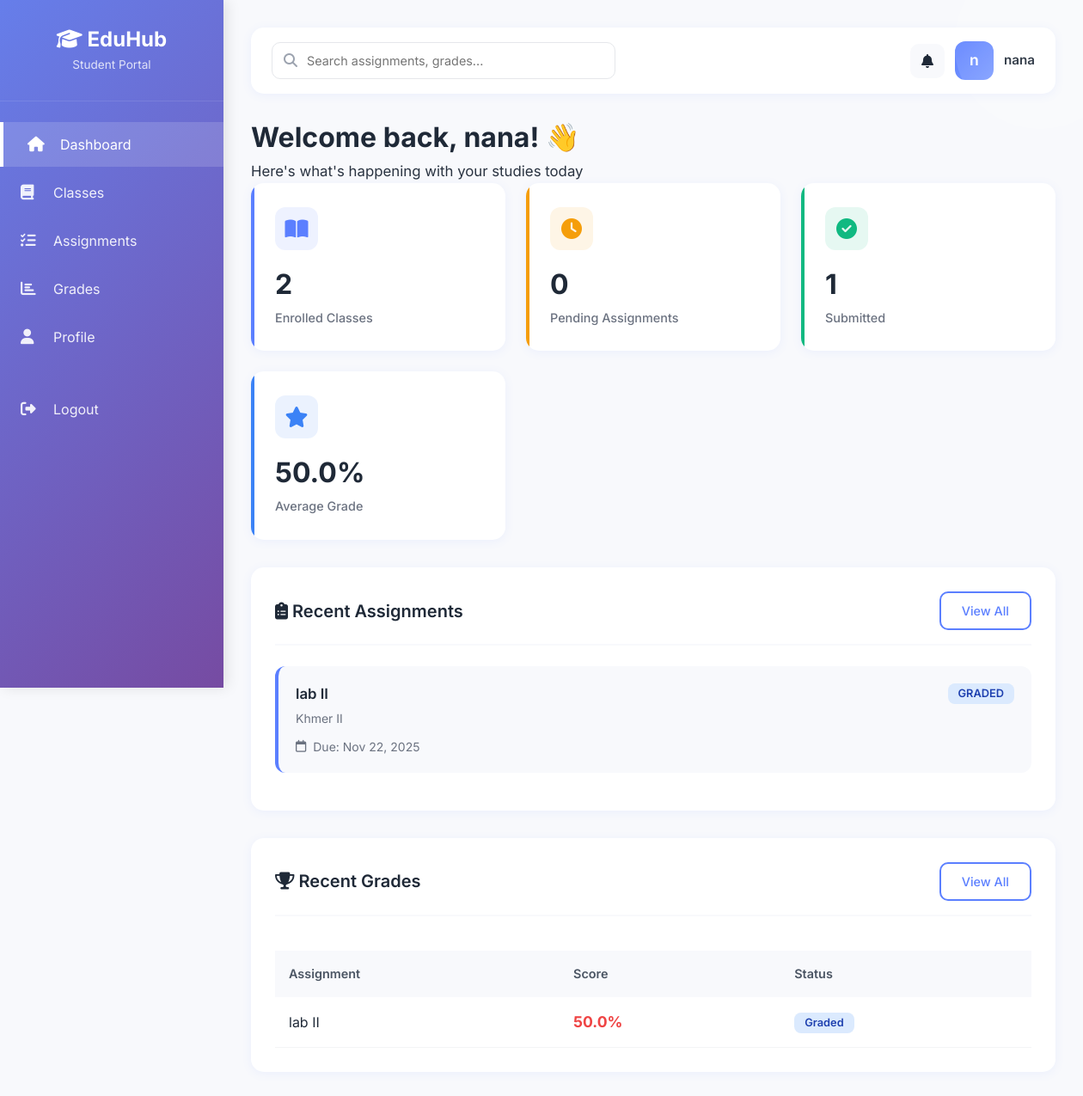
The page /student/dashboard (signed in) on the database its author committed.
### models/user.py (models this page shows, shortened)
class User(UserMixin, db.Model):
    __tablename__ = 'users'
    id = db.Column(db.Integer, primary_key=True)
    username = db.Column(db.String(50), unique=True, nullable=False, index=True)
    email = db.Column(db.String(120), unique=True, nullable=False, index=True)
    password = db.Column(db.String(200), nullable=False)
    role = db.Column(db.String(20), nullable=False,
                     default='student', index=True)  # admin | teacher | student
    status = db.Column(db.String(20), nullable=False, default='active', index=True)
    created_at = db.Column(db.DateTime, nullable=False, default=db.func.current_timestamp())
    last_login = db.Column(db.DateTime, nullable=True)
    student_profile = db.relationship('Student', backref='user', uselist=False, cascade='all, delete-orphan')
    teacher_profile = db.relationship('Teacher', backref='user', uselist=False, cascade='all, delete-orphan')

### models/assignment.py (models this page shows, shortened)
class Assignment(db.Model):
    __tablename__ = 'assignments'
    id = db.Column(db.Integer, primary_key=True)
    title = db.Column(db.String(100), nullable=False)
    description = db.Column(db.Text, nullable=False)
    due_date = db.Column(db.DateTime, nullable=False, default=datetime.utcnow, index=True)
    status = db.Column(db.String(20), default='pending', index=True)
    file_path = db.Column(db.String(200))  # path to uploaded assignment file
    created_at = db.Column(db.DateTime, nullable=False, default=datetime.utcnow)
    class_id = db.Column(db.Integer, db.ForeignKey('classes.id', ondelete='CASCADE'), nullable=False, index=True)
    teacher_id = db.Column(db.Integer, db.ForeignKey('teachers.id', ondelete='SET NULL'), index=True)
    teacher = db.relationship('Teacher', backref='assignments')
    submissions = db.relationship('Submission', backref='assignment', lazy='dynamic', cascade='all, delete-orphan')

### models/class_model.py (models this page shows, shortened)
class Class(db.Model):
    __tablename__ = 'classes'
    id = db.Column(db.Integer, primary_key=True)
    name = db.Column(db.String(100), nullable=False)
    description = db.Column(db.Text)
    class_code = db.Column(db.String(6), unique=True, nullable=False, index=True)
    teacher_id = db.Column(db.Integer, db.ForeignKey('teachers.id', ondelete='SET NULL'), index=True)
    created_at = db.Column(db.DateTime, nullable=False, default=datetime.utcnow)
    teacher = db.relationship('Teacher', backref='classes')
    students = db.relationship('Student', secondary=class_student, backref='classes', lazy='dynamic')
    assignments = db.relationship('Assignment', backref='class_obj', lazy='dynamic', cascade='all, delete-orphan')

### models/submission.py (models this page shows, shortened)
class Submission(db.Model):
    __tablename__ = 'submissions'
    id = db.Column(db.Integer, primary_key=True)
    assignment_id = db.Column(db.Integer, db.ForeignKey('assignments.id', ondelete='CASCADE'), nullable=False, index=True)
    student_id = db.Column(db.Integer, db.ForeignKey('students.id', ondelete='CASCADE'), nullable=False, index=True)
    file_path = db.Column(db.String(200))  # path to submitted file
    comments = db.Column(db.Text)
    grade = db.Column(db.Float)  # Grade out of 100
    feedback = db.Column(db.Text)  # Teacher feedback
    submitted_at = db.Column(db.DateTime, nullable=False, default=datetime.utcnow)
    graded_at = db.Column(db.DateTime)
    student = db.relationship('Student', backref='submissions')

### routes/student.py (the view)
@student_bp.route("/dashboard")
@login_required
def dashboard():
    student = get_student_or_redirect()
    if not student:
        return redirect(url_for('auth_bp.login'))
    enrolled_classes = len(get_student_classes(student))
    pending_assignments = 0
    submitted_assignments = 0
    total_grades = []
    for cls in get_student_classes(student):
        for assignment in cls.assignments.all():
            submission = assignment.submissions.filter_by(
                student_id=student.id).first()
            if submission:
                submitted_assignments += 1
                if submission.grade is not None:
                    total_grades.append(submission.grade)
            else:
                pending_assignments += 1
    average_grade = sum(total_grades) / \
        len(total_grades) if total_grades else 0
    stats = {
        "enrolled_classes": enrolled_classes,
        "pending_assignments": pending_assignments,
        "submitted_assignments": submitted_assignments,
        "average_grade": round(average_grade, 1)
    }
    recent_assignments = []
    all_cls_assignments = []
    for cls in get_student_classes(student):
        for assignment in cls.assignments.all():
            submission = assignment.submissions.filter_by(
                student_id=student.id).first()
            all_cls_assignments.append({
                'assignment': assignment,
                'submission': submission,
                'class_name': cls.name,
                'due_date': assignment.due_date or datetime.utcnow()
            })
    recent_assignments = sorted(
        all_cls_assignments, key=lambda x: x['due_date'], reverse=True)[:5]
    for a in recent_assignments:
        a.pop('due_date', None)
    recent_grades = []
    all_submissions = list(student.submissions) if student.submissions else []
    all_submissions.sort(
        key=lambda s: s.submitted_at if s.submitted_at else datetime.utcnow(), reverse=True)
    for submission in all_submissions[:5]:
        if submission.grade is not None:
            recent_grades.append({
                'assignment_title': submission.assignment.title if submission.assignment else 'Unknown',
                'grade': submission.grade,
                'submitted_at': submission.submitted_at
            })
    return render_template(
        "student/dashboard.html",
        student=student,
        stats=stats,
        assignments=recent_assignments[:5],
        grades=recent_grades,
    )

### routes/student.py (called while the page is built)
def get_student_or_redirect():
    student = Student.query.filter_by(user_id=current_user.id).first()
    if not student:
        flash("Student profile not found. Please contact administrator.", "danger")
        return None
    return student

def get_student_classes(student):
    try:
        if hasattr(student.classes, 'all'):
            return student.classes.all()
        else:
            return student.classes if student.classes else []
    except Exception:
        from models.class_model import class_student
        return Class.query.join(class_student).filter(
            class_student.c.student_id == student.id
        ).all()

### templates/student/dashboard.html (shortened to what this page needs)
{% extends "base.html" %}
{% block sidebar_subtitle %}Student Portal{% endblock %}
{% block sidebar_menu %}
<li>
    <a href="{{ url_for('student_bp.dashboard') }}" class="active">
        <i class="fas fa-home"></i>
        Dashboard
    </a>
</li>
<li>
    <a href="{{ url_for('student_bp.classes') }}">
        <i class="fas fa-book"></i>
        Classes
    </a>
</li>
<li>
    <a href="{{ url_for('student_bp.assignments') }}">
        <i class="fas fa-tasks"></i>
        Assignments
    </a>
</li>
<li>
    <a href="{{ url_for('student_bp.grades') }}">
        <i class="fas fa-chart-bar"></i>
        Grades
    </a>
</li>
<li>
    <a href="{{ url_for('student_bp.profile') }}">
        <i class="fas fa-user"></i>
        Profile
    </a>
</li>
<li style="margin-top: 2rem;">
    <a href="{{ url_for('auth_bp.logout') }}">
        <i class="fas fa-sign-out-alt"></i>
        Logout
    </a>
</li>
{% endblock %}
{% block search_placeholder %}Search assignments, grades...{% endblock %}
{% block user_avatar %}{{ student.user.username[0] }}{% endblock %}
{% block user_name %}{{ student.user.username }}{% endblock %}
{% block content %}
<div class="welcome-section">
    <h2>Welcome back, {{ student.user.username }}! 👋</h2>
    <p>Here's what's happening with your studies today</p>
</div>
<div class="stats-grid">
    <div class="stat-card primary">
        <div class="stat-icon">
            <i class="fas fa-book-open"></i>
        </div>
        <div class="stat-value">{{ stats.enrolled_classes }}</div>
        <div class="stat-label">Enrolled Classes</div>
    </div>
    <div class="stat-card warning">
        <div class="stat-icon">
            <i class="fas fa-clock"></i>
        </div>
        <div class="stat-value">{{ stats.pending_assignments }}</div>
        <div class="stat-label">Pending Assignments</div>
    </div>
    <div class="stat-card success">
        <div class="stat-icon">
            <i class="fas fa-check-circle"></i>
        </div>
        <div class="stat-value">{{ stats.submitted_assignments }}</div>
        <div class="stat-label">Submitted</div>
    </div>
    <div class="stat-card info">
        <div class="stat-icon">
            <i class="fas fa-star"></i>
        </div>
        <div class="stat-value">{{ stats.average_grade }}%</div>
        <div class="stat-label">Average Grade</div>
    </div>
</div>
<div class="content-card">
    <div class="card-header">
        <h4><i class="fas fa-clipboard-list"></i> Recent Assignments</h4>
        <a href="{{ url_for('student_bp.assignments') }}" class="btn-custom btn-outline-custom">View All</a>
    </div>
    {% if assignments %}
    {% for item in assignments[:3] %}
    {% set assignment = item.assignment %}
    {% set submission = item.submission %}
    {% set status = 'graded' if submission and submission.grade is not none else 'submitted' if submission else 'pending' %}
    <div class="assignment-item">
        <div class="assignment-header">
            <div>
                <div class="assignment-title">{{ assignment.title }}</div>
                <div class="assignment-subject">{{ item.class_name }}</div>
            </div>
            {% if status == 'pending' %}
            <span class="badge badge-pending">PENDING</span>
            {% elif status == 'submitted' %}
            <span class="badge badge-submitted">SUBMITTED</span>
            {% elif status == 'graded' %}
            <span class="badge badge-graded">GRADED</span>
            {% endif %}
        </div>
        <div class="assignment-meta">
            <div class="due-date">
                <i class="far fa-calendar"></i>
                Due: {{ assignment.due_date.strftime('%b %d, %Y') if assignment.due_date else 'N/A' }}
            </div>
        </div>
    </div>
    {% endfor %}
    {% else %}
    <div class="empty-state">
        <i class="fas fa-inbox"></i>
        <h5>No assignments yet</h5>
        <p>New assignments will appear here</p>
    </div>
    {% endif %}
</div>
<div class="content-card">
    <div class="card-header">
        <h4><i class="fas fa-trophy"></i> Recent Grades</h4>
        <a href="{{ url_for('student_bp.grades') }}" class="btn-custom btn-outline-custom">View All</a>
    </div>
    {% if grades %}
    <div class="table-responsive">
        <table class="table-custom">
            <thead>
                <tr>
                    <th>Assignment</th>
                    <th>Score</th>
                    <th>Status</th>
                </tr>
            </thead>
            <tbody>
                {% for grade in grades[:5] %}
                <tr>
                    <td>{{ grade.assignment_title }}</td>
                    <td>
                        <span
                            class="grade-score {% if grade.grade >= 90 %}grade-excellent{% elif grade.grade >= 80 %}grade-good{% elif grade.grade >= 70 %}grade-average{% else %}grade-poor{% endif %}">
                            {{ grade.grade }}%
                        </span>
                    </td>
                    <td>
                        <span class="badge badge-graded">Graded</span>
                    </td>
                </tr>
                {% endfor %}
            </tbody>
        </table>
    </div>
    {% else %}
    <div class="empty-state">
        <i class="fas fa-chart-line"></i>
        <h5>No grades yet</h5>
        <p>Your grades will appear here once teachers grade your work</p>
    </div>
    {% endif %}
</div>
{% endblock %}

### rows shown on the page
User: user "n", user.username "nana"
Class: class_name "Khmer II"
Assignment: title "lab II", due_date "Nov 22, 2025", assignment_title "lab II"
Submission: grade "50.0"

### other values the page prints
{{ stats.enrolled_classes }} "2"
{{ stats.pending_assignments }} "0"
{{ stats.submitted_assignments }} "1"
{{ stats.average_grade }} "50.0"
